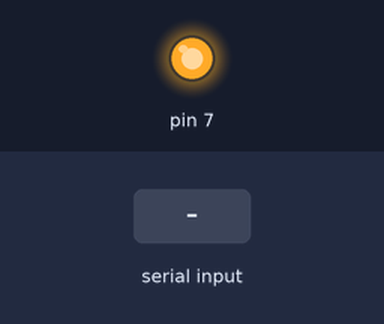
Bench run of a sketch on a simulated Arduino Uno, built with avr-gcc and run on an emulated ATmega328P. Shown: output pins drawn as LEDs (lit = HIGH). The inputs (shaded band) are chosen by the test bench. What the sketch prints to the serial monitor is not drawn.

Above: at 1.2 s.
1.3 s: byte 30 received over Serial
2.8 s: byte 90 received over Serial
4.3 s: byte 120 received over Serial
Timing chart, 0 to 7.3 s (numbered marks = the images above; inputs shaded):
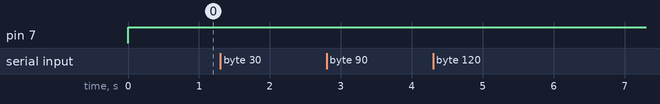

The sketch:

sketch_may25e.ino
```cpp
 void setup() {
  Serial.begin(9600); // Связующий коммутатор
  pinMode(7, OUTPUT);

}

void loop() {
digitalWrite(7, HIGH);
while (Serial.available()==0);
char val = Serial.read();
Serial.write(val);
}
```

Measured:
- after the input at 1.3 s, every drawn part: stays the same
- after the input at 2.8 s, every drawn part: stays the same
- after the input at 4.3 s, every drawn part: stays the same
